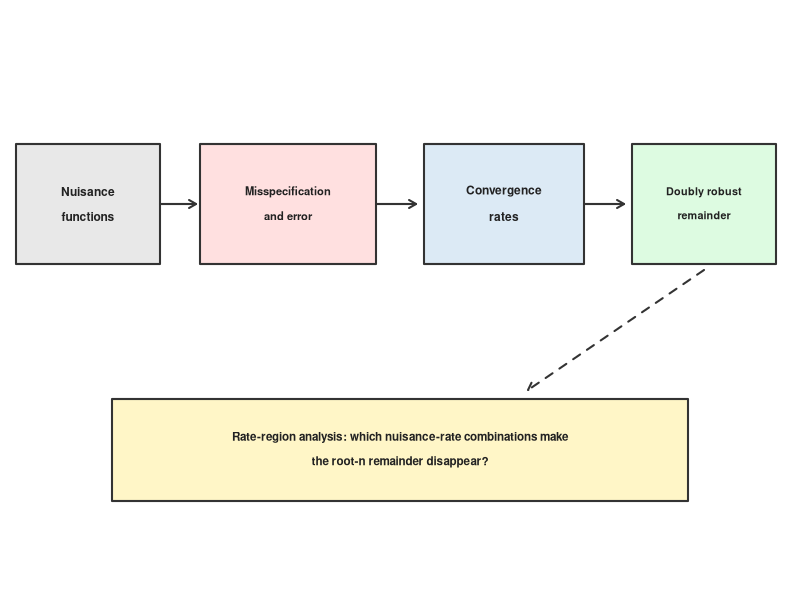
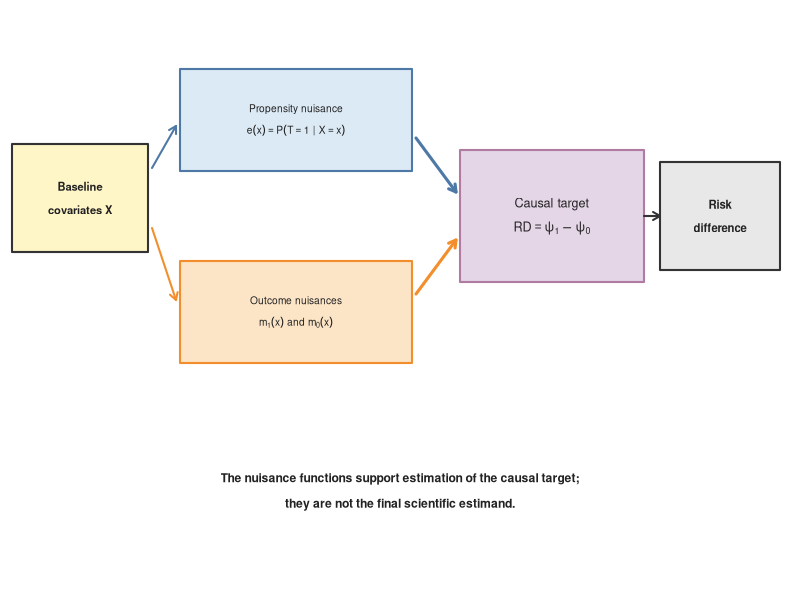
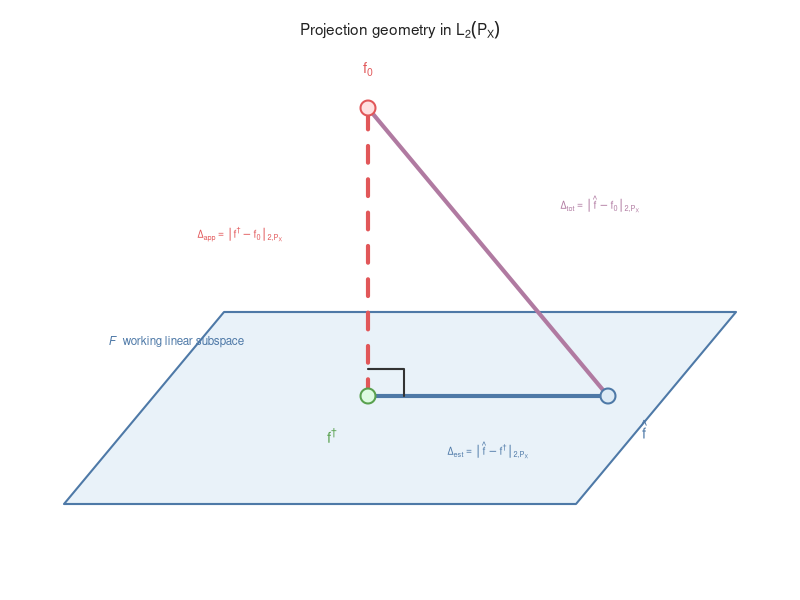
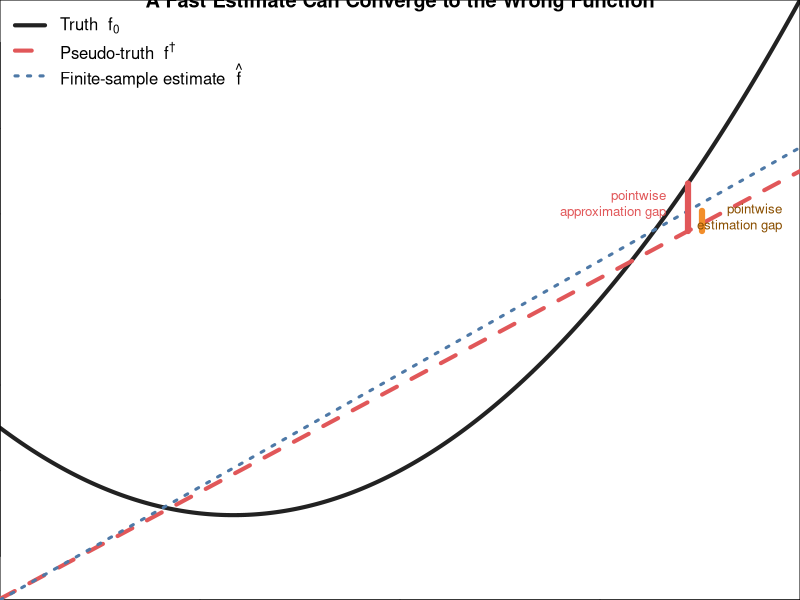
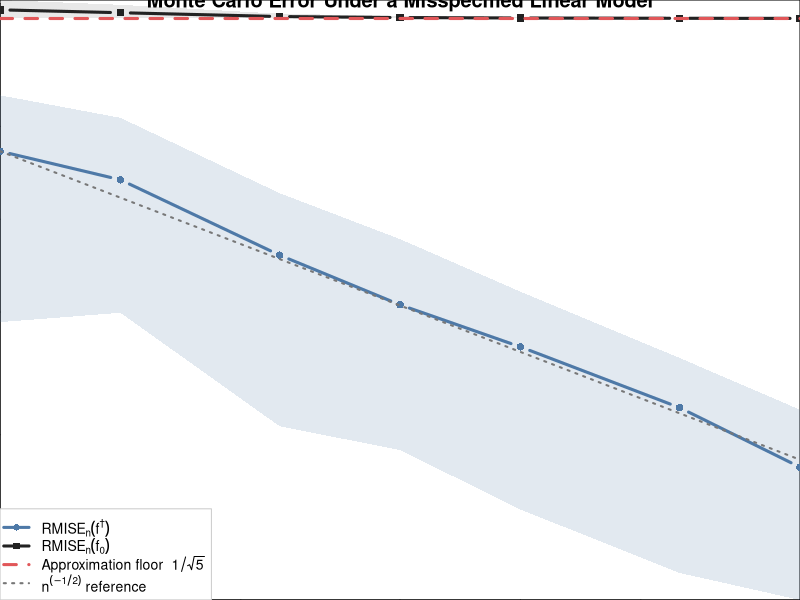
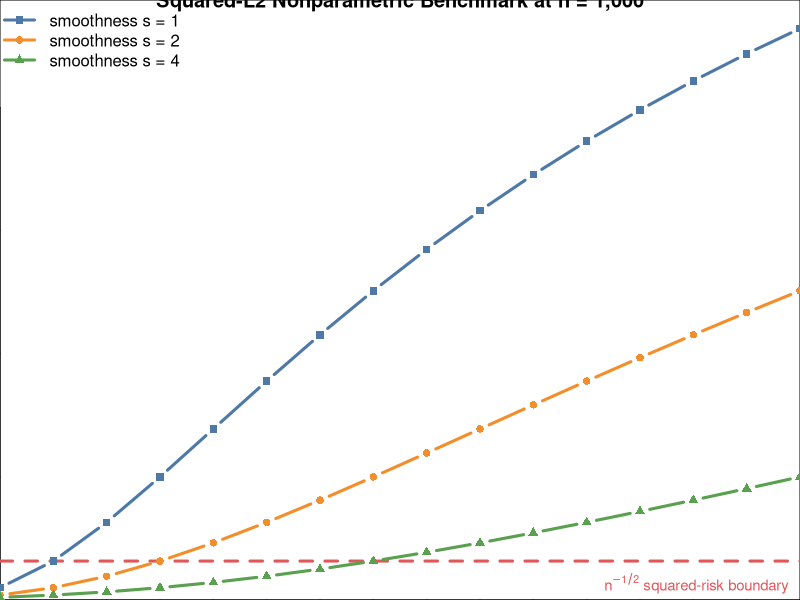
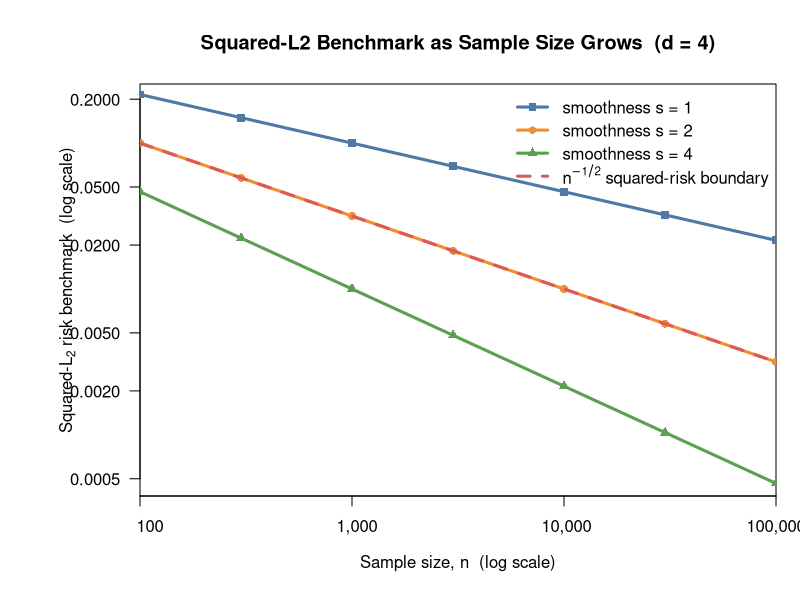
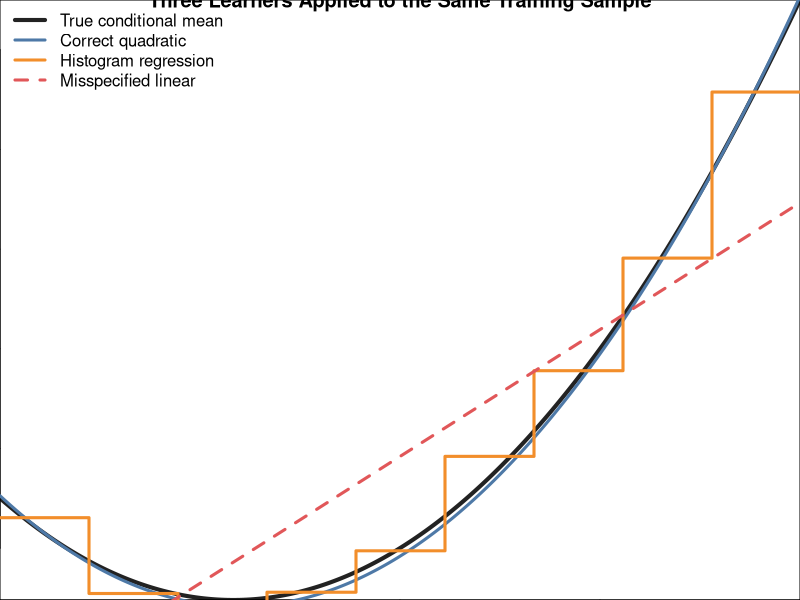

Here is the R script that generated these plots, in order:
## ---- chunk 1
knitr::opts_chunk$set(
  echo = TRUE,
  message = FALSE,
  warning = FALSE,
  fig.align = "center"
)

# Base R plotmath needs a UTF-8 character locale to draw the dagger glyph
# rather than printing its code point literally on Windows.
if (.Platform$OS.type == "windows" &&
    !grepl("utf-?8", Sys.getlocale("LC_CTYPE"), ignore.case = TRUE)) {
  utf8_locale_candidates <- c(
    "English_United States.UTF-8",
    "English_United States.utf8"
  )
  for (candidate in utf8_locale_candidates) {
    locale_result <- suppressWarnings(
      Sys.setlocale("LC_CTYPE", candidate)
    )
    if (is.character(locale_result) && length(locale_result) == 1L &&
        nzchar(locale_result) &&
        grepl("utf-?8", locale_result, ignore.case = TRUE)) {
      break
    }
  }
  if (!grepl("utf-?8", Sys.getlocale("LC_CTYPE"), ignore.case = TRUE)) {
    stop("A UTF-8 LC_CTYPE locale is required to render mathematical dagger labels.")
  }
  rm(candidate, locale_result, utf8_locale_candidates)
}

read_positive_integer <- function(name, default) {
  raw_value <- Sys.getenv(name, unset = as.character(default))
  if (length(raw_value) != 1L ||
      !grepl("^[1-9][0-9]*$", raw_value)) {
    stop(name, " must be a positive integer.")
  }
  value <- suppressWarnings(as.integer(raw_value))
  if (is.na(value)) {
    stop(name, " is too large to represent as an R integer.")
  }
  value
}

rate_simulation_reps <- read_positive_integer(
  "NUISANCE_RATE_SIM_REPS",
  120L
)

set.seed(20260717)
## ---- chunk 2
course_colors <- c(
  propensity = "#4E79A7",
  outcome = "#F28E2B",
  correct = "#59A14F",
  misspecified = "#E15759",
  target = "#B07AA1",
  neutral = "#777777"
)

course_fills <- c(
  propensity = "#DCEAF5",
  outcome = "#FCE4C6",
  correct = "#DDFBE1",
  misspecified = "#FFE0E0",
  target = "#E4D5E7",
  neutral = "#E8E8E8",
  assumption = "#FFF6C7"
)

start_picture <- function() {
  par(mar = c(0, 0, 0, 0), xaxs = "i", yaxs = "i")
  plot.new()
  plot.window(xlim = c(0, 1), ylim = c(0, 1))
}

draw_text <- function(x, y, label, cex = 1, font = 1,
                      col = "#222222") {
  if (inherits(label, "expression") || is.call(label)) {
    text(x, y, labels = label, cex = cex, font = font, col = col)
    return(invisible(NULL))
  }
  lines <- strsplit(label, "\n", fixed = TRUE)[[1]]
  offsets <- seq((length(lines) - 1) / 2, -(length(lines) - 1) / 2) *
    0.058 * cex
  text(
    rep(x, length(lines)), y + offsets,
    labels = lines, cex = cex, font = font, col = col
  )
}

draw_box <- function(x, y, w, h, label, fill = "#FFFFFF",
                     border = "#333333", lwd = 2, lty = 1,
                     cex = 1, font = 1, text_col = "#222222") {
  rect(
    x - w / 2, y - h / 2, x + w / 2, y + h / 2,
    col = fill, border = border, lwd = lwd, lty = lty
  )
  draw_text(x, y, label, cex = cex, font = font, col = text_col)
}

draw_arrow <- function(x0, y0, x1, y1, col = "#333333",
                       lwd = 2, lty = 1) {
  arrows(
    x0, y0, x1, y1,
    length = 0.08, lwd = lwd, col = col, lty = lty
  )
}

inverse_logit <- plogis

validate_probability <- function(p, name = "probability") {
  if (length(p) == 0L || anyNA(p) || any(!is.finite(p)) ||
      any(p <= 0 | p >= 1)) {
    stop(name, " must contain finite values strictly between 0 and 1.")
  }
  invisible(TRUE)
}
## ---- chunk 3
start_picture()

draw_box(
  0.11, 0.66, 0.18, 0.20,
  "Nuisance\nfunctions",
  fill = course_fills["neutral"], cex = 0.72, font = 2
)
draw_box(
  0.36, 0.66, 0.22, 0.20,
  "Misspecification\nand error",
  fill = course_fills["misspecified"], cex = 0.67, font = 2
)
draw_box(
  0.63, 0.66, 0.20, 0.20,
  "Convergence\nrates",
  fill = course_fills["propensity"], cex = 0.72, font = 2
)
draw_box(
  0.88, 0.66, 0.18, 0.20,
  "Doubly robust\nremainder",
  fill = course_fills["correct"], cex = 0.65, font = 2
)

draw_arrow(0.20, 0.66, 0.245, 0.66)
draw_arrow(0.47, 0.66, 0.52, 0.66)
draw_arrow(0.73, 0.66, 0.78, 0.66)

draw_box(
  0.50, 0.25, 0.72, 0.17,
  "Rate-region analysis: which nuisance-rate combinations make\nthe root-n remainder disappear?",
  fill = course_fills["assumption"], cex = 0.70, font = 2
)
draw_arrow(0.88, 0.55, 0.66, 0.35, lty = 2)
## ---- chunk 4
start_picture()

draw_box(
  0.10, 0.67, 0.17, 0.18,
  "Baseline\ncovariates X",
  fill = course_fills["assumption"], cex = 0.67, font = 2
)
draw_box(
  0.37, 0.80, 0.29, 0.17,
  expression(atop(
    "Propensity nuisance",
    e(x) == P(T == 1 ~ "|" ~ X == x)
  )),
  fill = course_fills["propensity"],
  border = course_colors["propensity"], cex = 0.61, font = 2
)
draw_box(
  0.37, 0.48, 0.29, 0.17,
  expression(atop(
    "Outcome nuisances",
    m[1](x) ~ "and" ~ m[0](x)
  )),
  fill = course_fills["outcome"],
  border = course_colors["outcome"], cex = 0.61, font = 2
)
draw_box(
  0.69, 0.64, 0.23, 0.22,
  expression(atop("Causal target", RD == psi[1] - psi[0])),
  fill = course_fills["target"],
  border = course_colors["target"], cex = 0.76, font = 2
)
draw_box(
  0.90, 0.64, 0.15, 0.18,
  "Risk\ndifference",
  fill = course_fills["neutral"], cex = 0.68, font = 2
)

draw_arrow(0.19, 0.72, 0.22, 0.79, col = course_colors["propensity"])
draw_arrow(0.19, 0.62, 0.22, 0.50, col = course_colors["outcome"])
draw_arrow(0.52, 0.77, 0.57, 0.68, col = course_colors["propensity"], lwd = 3)
draw_arrow(0.52, 0.51, 0.57, 0.60, col = course_colors["outcome"], lwd = 3)
draw_arrow(0.805, 0.64, 0.825, 0.64)

draw_text(
  0.50, 0.18,
  "The nuisance functions support estimation of the causal target;\nthey are not the final scientific estimand.",
  cex = 0.73, font = 2
)
## ---- chunk 5
start_picture()

polygon(
  x = c(0.08, 0.72, 0.92, 0.28),
  y = c(0.16, 0.16, 0.48, 0.48),
  col = adjustcolor(course_fills["propensity"], alpha.f = 0.62),
  border = course_colors["propensity"],
  lwd = 2
)

f_dagger_point <- c(0.46, 0.34)
f_hat_point <- c(0.76, 0.34)
f_zero_point <- c(0.46, 0.82)

segments(
  f_zero_point[1], f_zero_point[2],
  f_hat_point[1], f_hat_point[2],
  col = course_colors["target"], lwd = 4
)
segments(
  f_dagger_point[1], f_dagger_point[2],
  f_zero_point[1], f_zero_point[2],
  col = course_colors["misspecified"], lwd = 4, lty = 2
)
segments(
  f_dagger_point[1], f_dagger_point[2],
  f_hat_point[1], f_hat_point[2],
  col = course_colors["propensity"], lwd = 4
)

lines(
  c(f_dagger_point[1], f_dagger_point[1] + 0.045,
    f_dagger_point[1] + 0.045),
  c(f_dagger_point[2] + 0.045, f_dagger_point[2] + 0.045,
    f_dagger_point[2]),
  col = "#333333", lwd = 2
)

points(
  c(f_zero_point[1], f_dagger_point[1], f_hat_point[1]),
  c(f_zero_point[2], f_dagger_point[2], f_hat_point[2]),
  pch = 21, cex = 2.0, lwd = 2,
  bg = c(
    course_fills["misspecified"],
    course_fills["correct"],
    course_fills["propensity"]
  ),
  col = c(
    course_colors["misspecified"],
    course_colors["correct"],
    course_colors["propensity"]
  )
)

draw_text(
  0.50, 0.95,
  expression("Projection geometry in " * L[2](P[X])),
  cex = 0.92, font = 2
)
draw_text(
  0.22, 0.43,
  expression(italic(F) * "  working linear subspace"),
  cex = 0.70, font = 2, col = course_colors["propensity"]
)
draw_text(
  f_zero_point[1], f_zero_point[2] + 0.065,
  expression(f[0]), cex = 0.90, font = 2,
  col = course_colors["misspecified"]
)
draw_text(
  f_dagger_point[1] - 0.045, f_dagger_point[2] - 0.065,
  expression(f^"\u2020"), cex = 0.90, font = 2,
  col = course_colors["correct"]
)
draw_text(
  f_hat_point[1] + 0.045, f_hat_point[2] - 0.055,
  expression(hat(f)), cex = 0.90, font = 2,
  col = course_colors["propensity"]
)

draw_text(
  0.30, 0.61,
  expression(Delta[app] == group("||", f^"\u2020" - f[0], "||")[2 * "," * P[X]]),
  cex = 0.63, font = 2, col = course_colors["misspecified"]
)
draw_text(
  0.61, 0.25,
  expression(Delta[est] == group("||", hat(f) - f^"\u2020", "||")[2 * "," * P[X]]),
  cex = 0.63, font = 2, col = course_colors["propensity"]
)
draw_text(
  0.75, 0.66,
  expression(Delta[tot] == group("||", hat(f) - f[0], "||")[2 * "," * P[X]]),
  cex = 0.63, font = 2, col = course_colors["target"]
)
## ---- chunk 6
set.seed(20260718)
picture_x <- runif(90, -1, 1)
picture_y <- 1 + 1.25 * picture_x + 1.5 * picture_x^2 +
  rnorm(90, sd = 0.70)
picture_fit <- lm(picture_y ~ picture_x)
picture_grid <- seq(-1, 1, length.out = 501)
picture_truth <- 1 + 1.25 * picture_grid + 1.5 * picture_grid^2
picture_pseudo_truth <- 1.5 + 1.25 * picture_grid
picture_estimate <- predict(
  picture_fit,
  newdata = data.frame(picture_x = picture_grid)
)

plot(
  picture_grid, picture_truth,
  type = "l", lwd = 4, col = "#222222",
  xlab = expression("Predictor value, " * x),
  ylab = expression("Conditional function value"),
  main = "A Fast Estimate Can Converge to the Wrong Function",
  xaxs = "i", yaxs = "i",
  ylim = range(c(picture_truth, picture_pseudo_truth, picture_estimate))
)
lines(
  picture_grid, picture_pseudo_truth,
  lwd = 4, lty = 2, col = course_colors["misspecified"]
)
lines(
  picture_grid, picture_estimate,
  lwd = 3, lty = 3, col = course_colors["propensity"]
)

mark_x <- 0.72
truth_at_mark <- 1 + 1.25 * mark_x + 1.5 * mark_x^2
pseudo_at_mark <- 1.5 + 1.25 * mark_x
estimate_at_mark <- predict(
  picture_fit,
  newdata = data.frame(picture_x = mark_x)
)
segments(
  mark_x, pseudo_at_mark, mark_x, truth_at_mark,
  col = course_colors["misspecified"], lwd = 6
)
segments(
  mark_x + 0.035, pseudo_at_mark,
  mark_x + 0.035, estimate_at_mark,
  col = course_colors["outcome"], lwd = 6
)
text(
  mark_x - 0.03,
  (truth_at_mark + pseudo_at_mark) / 2,
  "pointwise\napproximation gap",
  pos = 2, cex = 0.80, col = course_colors["misspecified"]
)
text(
  0.98,
  (estimate_at_mark + pseudo_at_mark) / 2,
  "pointwise\nestimation gap",
  pos = 2, cex = 0.80, col = "#8A4F00"
)
legend(
  "topleft",
  legend = c(
    expression("Truth  " * f[0]),
    expression("Pseudo-truth  " * f^"\u2020"),
    expression("Finite-sample estimate  " * hat(f))
  ),
  col = c(
    "#222222",
    course_colors["misspecified"],
    course_colors["propensity"]
  ),
  lty = c(1, 2, 3), lwd = c(4, 4, 3), bty = "n"
)
## ---- chunk 7
simulate_pseudo_truth_errors <- function(n) {
  x <- runif(n, -1, 1)
  y <- 1 + 1.25 * x + 1.5 * x^2 + rnorm(n, sd = 0.70)
  fit <- lm(y ~ x)
  fitted_coefficients <- unname(coef(fit))

  if (length(fitted_coefficients) != 2L ||
      any(!is.finite(fitted_coefficients))) {
    stop("The misspecified linear fit produced invalid coefficients.")
  }

  estimation_error_squared <-
    (fitted_coefficients[1] - 1.5)^2 +
      (fitted_coefficients[2] - 1.25)^2 / 3
  total_error_squared <- estimation_error_squared + 1 / 5

  c(
    `Estimated intercept` = fitted_coefficients[1],
    `Estimated slope` = fitted_coefficients[2],
    `Estimation error squared` = estimation_error_squared,
    `Total error squared` = total_error_squared
  )
}

set.seed(20260719)
pseudo_truth_sample_sizes <- c(50L, 100L, 250L, 500L, 1000L, 2500L, 5000L)
pseudo_truth_results <- lapply(
  pseudo_truth_sample_sizes,
  function(n) {
    replicate(rate_simulation_reps, simulate_pseudo_truth_errors(n))
  }
)

pseudo_truth_summary <- do.call(
  rbind,
  Map(
    function(n, errors) {
      estimation_error <- sqrt(errors["Estimation error squared", ])
      total_error <- sqrt(errors["Total error squared", ])
      rm_estimation_error <- sqrt(
        mean(errors["Estimation error squared", ])
      )
      rm_total_error <- sqrt(mean(errors["Total error squared", ]))

      data.frame(
        `Sample size` = n,
        `Mean intercept` = mean(errors["Estimated intercept", ]),
        `Mean slope` = mean(errors["Estimated slope", ]),
        `RM error to pseudo-truth` = rm_estimation_error,
        `Scaled RM error` = sqrt(n) * rm_estimation_error,
        `RM error to truth` = rm_total_error,
        `Approximation floor` = 1 / sqrt(5),
        Estimation_q10 = unname(quantile(estimation_error, 0.10)),
        Estimation_q90 = unname(quantile(estimation_error, 0.90)),
        Total_q10 = unname(quantile(total_error, 0.10)),
        Total_q90 = unname(quantile(total_error, 0.90)),
        check.names = FALSE
      )
    },
    pseudo_truth_sample_sizes,
    pseudo_truth_results
  )
)

if (any(!is.finite(as.matrix(pseudo_truth_summary)))) {
  stop("The pseudo-truth simulation produced a non-finite result.")
}

pseudo_truth_display <- pseudo_truth_summary[
  ,
  c(
    "Sample size",
    "Mean intercept",
    "Mean slope",
    "RM error to pseudo-truth",
    "Scaled RM error",
    "RM error to truth",
    "Approximation floor"
  )
]
names(pseudo_truth_display) <- c(
  "$n$",
  "$\\overline{\\hat a}_n$",
  "$\\overline{\\hat b}_n$",
  "$\\operatorname{RMISE}_n(f^\\dagger)$",
  "$\\sqrt n\\,\\operatorname{RMISE}_n(f^\\dagger)$",
  "$\\operatorname{RMISE}_n(f_0)$",
  "$\\Delta_{\\mathrm{app}}$"
)
for (column in names(pseudo_truth_display)[-1]) {
  pseudo_truth_display[[column]] <- sprintf(
    "%.3f",
    pseudo_truth_display[[column]]
  )
}

knitr::kable(
  pseudo_truth_display,
  align = rep("r", ncol(pseudo_truth_display)),
  escape = FALSE
)
## ---- chunk 8
estimation_color <- course_colors["propensity"]
total_error_color <- "#222222"
approximation_color <- course_colors["misspecified"]

plot(
  pseudo_truth_summary$`Sample size`,
  pseudo_truth_summary$`RM error to truth`,
  type = "n", log = "xy",
  ylim = range(
    pseudo_truth_summary$Estimation_q10,
    pseudo_truth_summary$Total_q90,
    pseudo_truth_summary$`Approximation floor`
  ),
  xlab = expression("Sample size, " * n),
  ylab = expression("Root " * L[2](P[X]) * " error"),
  main = "Monte Carlo Error Under a Misspecified Linear Model"
)

polygon(
  c(
    pseudo_truth_summary$`Sample size`,
    rev(pseudo_truth_summary$`Sample size`)
  ),
  c(
    pseudo_truth_summary$Estimation_q10,
    rev(pseudo_truth_summary$Estimation_q90)
  ),
  col = adjustcolor(estimation_color, alpha.f = 0.16),
  border = NA
)
polygon(
  c(
    pseudo_truth_summary$`Sample size`,
    rev(pseudo_truth_summary$`Sample size`)
  ),
  c(
    pseudo_truth_summary$Total_q10,
    rev(pseudo_truth_summary$Total_q90)
  ),
  col = adjustcolor(total_error_color, alpha.f = 0.10),
  border = NA
)

lines(
  pseudo_truth_summary$`Sample size`,
  pseudo_truth_summary$`RM error to pseudo-truth`,
  type = "b", lwd = 3, pch = 16, col = estimation_color
)
lines(
  pseudo_truth_summary$`Sample size`,
  pseudo_truth_summary$`RM error to truth`,
  type = "b", lwd = 3, pch = 15, col = total_error_color
)
abline(
  h = 1 / sqrt(5),
  lwd = 3, lty = 2, col = approximation_color
)

root_n_reference <-
  pseudo_truth_summary$`RM error to pseudo-truth`[1] *
  (pseudo_truth_summary$`Sample size` /
    pseudo_truth_summary$`Sample size`[1])^(-1 / 2)
lines(
  pseudo_truth_summary$`Sample size`,
  root_n_reference,
  lwd = 2, lty = 3, col = "#777777"
)

legend(
  "bottomleft",
  legend = c(
    expression(plain("RMISE")[n](f^"\u2020")),
    expression(plain("RMISE")[n](f[0])),
    expression("Approximation floor  " * 1 / sqrt(5)),
    expression(n^(-1 / 2) * " reference")
  ),
  col = c(
    estimation_color,
    total_error_color,
    approximation_color,
    "#777777"
  ),
  lty = c(1, 1, 2, 3),
  pch = c(16, 15, NA, NA),
  lwd = c(3, 3, 3, 2),
  cex = 0.84,
  bg = adjustcolor("white", alpha.f = 0.92),
  box.col = "#CCCCCC",
  bty = "o"
)
## ---- chunk 9
dimension_grid <- 1:16
smoothness_values <- c(1, 2, 4)
rate_palette <- c("#4E79A7", "#F28E2B", "#59A14F")
rate_plot_n <- 1000L
rate_matrix <- vapply(
  smoothness_values,
  function(s) {
    rate_plot_n^(-2 * s / (2 * s + dimension_grid))
  },
  numeric(length(dimension_grid))
)
dr_squared_boundary <- rate_plot_n^(-1 / 2)

plot(
  dimension_grid,
  rate_matrix[, 1],
  type = "n",
  ylim = c(0, 1.05 * max(rate_matrix)),
  xlab = expression("Number of continuous predictors, " * d),
  ylab = expression("Squared-" * L[2] * " risk  " * n^(-2 * s / (2 * s + d))),
  main = paste0(
    "Squared-L2 Nonparametric Benchmark at n = ",
    format(rate_plot_n, big.mark = ",")
  ),
  xaxt = "n"
)
axis(1, at = dimension_grid)
abline(
  h = dr_squared_boundary,
  lty = 2, lwd = 3, col = course_colors["misspecified"]
)

for (j in seq_along(smoothness_values)) {
  lines(
    dimension_grid,
    rate_matrix[, j],
    type = "b", pch = 14 + j, lwd = 3,
    col = rate_palette[j]
  )
}

text(
  15.8, dr_squared_boundary - 0.010,
  expression(n^{-1/2} * " squared-risk boundary"),
  adj = c(1, 1), col = course_colors["misspecified"], cex = 0.90
)
legend(
  "topleft",
  legend = paste("smoothness s =", smoothness_values),
  col = rate_palette, pch = 15:17, lwd = 3, bty = "n"
)
## ---- chunk 10
old_par <- par(mar = c(5.2, 7.0, 4.2, 1.2))
sample_size_grid <- 10^seq(2, 5, length.out = 241L)
sample_size_marks <- c(100, 300, 1000, 3000, 10000, 30000, 100000)
sample_size_ticks <- c(100, 1000, 10000, 100000)
sample_size_y_ticks <- c(0.20, 0.05, 0.02, 0.005, 0.002, 0.0005)
fixed_dimension <- 4L

sample_size_rate_matrix <- vapply(
  smoothness_values,
  function(s) {
    sample_size_grid^(-2 * s / (2 * s + fixed_dimension))
  },
  numeric(length(sample_size_grid))
)
sample_size_boundary <- sample_size_grid^(-1 / 2)

plot(
  sample_size_grid,
  sample_size_rate_matrix[, 1],
  type = "n", log = "xy",
  ylim = range(sample_size_rate_matrix) * c(0.82, 1.18),
  xaxt = "n", yaxt = "n",
  xlab = expression("Sample size, " * n * "  (log scale)"),
  ylab = expression("Squared-" * L[2] * " risk benchmark  (log scale)"),
  main = paste0(
    "Squared-L2 Benchmark as Sample Size Grows  (d = ",
    fixed_dimension, ")"
  )
)
axis(
  1,
  at = sample_size_ticks,
  labels = format(sample_size_ticks, big.mark = ",", scientific = FALSE)
)
axis(
  2,
  at = sample_size_y_ticks,
  labels = format(sample_size_y_ticks, trim = TRUE, scientific = FALSE),
  las = 1
)

for (j in seq_along(smoothness_values)) {
  lines(
    sample_size_grid,
    sample_size_rate_matrix[, j],
    lwd = 3, col = rate_palette[j]
  )
  points(
    sample_size_marks,
    sample_size_marks^(
      -2 * smoothness_values[j] /
        (2 * smoothness_values[j] + fixed_dimension)
    ),
    pch = 14 + j, cex = 1.05, col = rate_palette[j]
  )
}

lines(
  sample_size_grid,
  sample_size_boundary,
  lwd = 3, lty = 2, col = course_colors["misspecified"]
)

legend(
  "topright",
  legend = c(
    paste("smoothness s =", smoothness_values),
    expression(n^{-1/2} * " squared-risk boundary")
  ),
  col = c(rate_palette, course_colors["misspecified"]),
  pch = c(15:17, NA),
  lty = c(1, 1, 1, 2),
  lwd = 3,
  bty = "n"
)
par(old_par)
## ---- chunk 11
truth_regression <- function(x) {
  1 + 1.25 * x + 1.50 * x^2
}

histogram_predict <- function(x, y, new_x, bins) {
  breaks <- seq(-1, 1, length.out = bins + 1L)
  training_bin <- findInterval(x, breaks, all.inside = TRUE)
  evaluation_bin <- findInterval(new_x, breaks, all.inside = TRUE)

  bin_mean <- tapply(y, training_bin, mean)
  prediction <- as.numeric(bin_mean[as.character(evaluation_bin)])
  prediction[!is.finite(prediction)] <- mean(y)
  prediction
}

simulate_rate_once <- function(n, evaluation_x) {
  x <- runif(n, -1, 1)
  y <- truth_regression(x) + rnorm(n, sd = 0.70)
  truth <- truth_regression(evaluation_x)

  correct_fit <- lm(y ~ x + I(x^2))
  misspecified_fit <- lm(y ~ x)

  correct_prediction <- predict(
    correct_fit,
    newdata = data.frame(x = evaluation_x)
  )
  misspecified_prediction <- predict(
    misspecified_fit,
    newdata = data.frame(x = evaluation_x)
  )
  histogram_prediction <- histogram_predict(
    x = x,
    y = y,
    new_x = evaluation_x,
    bins = max(2L, as.integer(round(n^(1 / 3))))
  )

  c(
    `Correct quadratic` = sqrt(
      mean((correct_prediction - truth)^2)
    ),
    `Histogram regression` = sqrt(
      mean((histogram_prediction - truth)^2)
    ),
    `Misspecified linear` = sqrt(
      mean((misspecified_prediction - truth)^2)
    )
  )
}

set.seed(20260719)
rate_sample_sizes <- c(200L, 400L, 800L, 1600L, 3200L, 6400L)
rate_evaluation_size <- 801L
rate_evaluation_x <- -1 +
  2 * (seq_len(rate_evaluation_size) - 0.5) / rate_evaluation_size
rate_method_names <- c(
  "Correct quadratic",
  "Histogram regression",
  "Misspecified linear"
)

rate_errors <- array(
  NA_real_,
  dim = c(
    length(rate_sample_sizes),
    rate_simulation_reps,
    length(rate_method_names)
  ),
  dimnames = list(
    n = rate_sample_sizes,
    replicate = seq_len(rate_simulation_reps),
    method = rate_method_names
  )
)

for (sample_index in seq_along(rate_sample_sizes)) {
  for (replicate_index in seq_len(rate_simulation_reps)) {
    rate_errors[sample_index, replicate_index, ] <-
      simulate_rate_once(
        n = rate_sample_sizes[sample_index],
        evaluation_x = rate_evaluation_x
      )
  }
}

if (any(!is.finite(rate_errors)) || any(rate_errors <= 0)) {
  stop("The rate simulation produced an invalid function error.")
}

rate_mean <- apply(rate_errors, c(1, 3), mean)
rate_lower <- apply(
  rate_errors,
  c(1, 3),
  quantile,
  probs = 0.10,
  names = FALSE
)
rate_upper <- apply(
  rate_errors,
  c(1, 3),
  quantile,
  probs = 0.90,
  names = FALSE
)

rate_slope <- vapply(
  rate_method_names,
  function(method) {
    unname(
      coef(
        lm(log(rate_mean[, method]) ~ log(rate_sample_sizes))
      )[2]
    )
  },
  numeric(1)
)

rate_slope_table <- data.frame(
  Method = rate_method_names,
  `Expected asymptotic slope` = c(-0.50, -1 / 3, 0),
  `Fitted simulation slope` = unname(round(rate_slope, 3)),
  check.names = FALSE,
  row.names = NULL
)

knitr::kable(
  rate_slope_table,
  align = c("l", "r", "r"),
  row.names = FALSE
)
## ---- chunk 12
set.seed(20260720)
realized_n <- 800L
realized_x <- runif(realized_n, -1, 1)
realized_y <- truth_regression(realized_x) + rnorm(realized_n, sd = 0.70)
realized_grid <- seq(-1, 1, length.out = 801L)

realized_correct_fit <- lm(realized_y ~ realized_x + I(realized_x^2))
realized_wrong_fit <- lm(realized_y ~ realized_x)
realized_correct <- predict(
  realized_correct_fit,
  newdata = data.frame(realized_x = realized_grid)
)
realized_wrong <- predict(
  realized_wrong_fit,
  newdata = data.frame(realized_x = realized_grid)
)
realized_histogram <- histogram_predict(
  x = realized_x,
  y = realized_y,
  new_x = realized_grid,
  bins = max(2L, as.integer(round(realized_n^(1 / 3))))
)

plot(
  realized_grid,
  truth_regression(realized_grid),
  type = "l", lwd = 4, col = "#222222",
  xlab = expression("Predictor value, " * x),
  ylab = expression("Estimated conditional mean"),
  main = "Three Learners Applied to the Same Training Sample"
)
lines(
  realized_grid, realized_correct,
  lwd = 3, col = course_colors["propensity"]
)
lines(
  realized_grid, realized_histogram,
  lwd = 3, col = course_colors["outcome"], type = "s"
)
lines(
  realized_grid, realized_wrong,
  lwd = 3, lty = 2, col = course_colors["misspecified"]
)
legend(
  "topleft",
  legend = c(
    "True conditional mean",
    "Correct quadratic",
    "Histogram regression",
    "Misspecified linear"
  ),
  col = c(
    "#222222",
    course_colors["propensity"],
    course_colors["outcome"],
    course_colors["misspecified"]
  ),
  lty = c(1, 1, 1, 2), lwd = c(4, 3, 3, 3), bty = "n"
)
## ---- chunk 13
rate_plot_colors <- c(
  `Correct quadratic` = unname(course_colors["propensity"]),
  `Histogram regression` = unname(course_colors["outcome"]),
  `Misspecified linear` = unname(course_colors["misspecified"])
)
rate_plot_pch <- c(
  `Correct quadratic` = 16,
  `Histogram regression` = 17,
  `Misspecified linear` = 15
)

plot(
  rate_sample_sizes,
  rate_mean[, 1],
  type = "n", log = "xy",
  ylim = c(
    0.90 * min(rate_lower),
    2.20 * max(rate_upper)
  ),
  xlab = expression("Training sample size, " * n * "  (log scale)"),
  ylab = expression("Root " * L[2](P[X]) * " function error  (log scale)"),
  main = "Correct Parametric, Nonparametric, and Misspecified Rates"
)

for (method in rate_method_names) {
  polygon(
    c(rate_sample_sizes, rev(rate_sample_sizes)),
    c(rate_lower[, method], rev(rate_upper[, method])),
    border = NA,
    col = grDevices::adjustcolor(rate_plot_colors[method], alpha.f = 0.13)
  )
  lines(
    rate_sample_sizes,
    rate_mean[, method],
    type = "b", lwd = 3, pch = rate_plot_pch[method],
    col = rate_plot_colors[method]
  )
}

legend(
  "topright",
  legend = paste0(
    rate_method_names,
    "  (slope ",
    sprintf("%.2f", rate_slope[rate_method_names]),
    ")"
  ),
  col = rate_plot_colors[rate_method_names],
  pch = rate_plot_pch[rate_method_names],
  lwd = 3, bty = "n"
)
## ---- chunk 14
start_picture()

draw_box(
  0.50, 0.88, 0.62, 0.12,
  "Second-order remainder = product of nuisance errors",
  fill = course_fills["neutral"], cex = 0.71, font = 2
)
draw_box(
  0.20, 0.61, 0.29, 0.19,
  expression(atop(
    "Propensity error",
    r[e*","*n]
  )),
  fill = course_fills["propensity"],
  border = course_colors["propensity"], cex = 0.67, font = 2
)
draw_box(
  0.50, 0.61, 0.08, 0.19,
  "x",
  fill = "#FFFFFF", cex = 1.10, font = 2
)
draw_box(
  0.80, 0.61, 0.29, 0.19,
  expression(atop("Outcome error", r[m*","*n])),
  fill = course_fills["outcome"],
  border = course_colors["outcome"], cex = 0.67, font = 2
)

draw_arrow(0.31, 0.51, 0.44, 0.36, col = course_colors["propensity"])
draw_arrow(0.69, 0.51, 0.56, 0.36, col = course_colors["outcome"])

draw_box(
  0.50, 0.29, 0.35, 0.16,
  expression(atop(
    "Population drift",
    B[P](hat(eta))
  )),
  fill = course_fills["misspecified"], cex = 0.68, font = 2
)
draw_text(
  0.50, 0.08,
  "Orthogonality removes the first-order sum;\nthe leading drift is a product.",
  cex = 0.70, font = 2
)
## ---- chunk 15
old_par <- par(pty = "s")
plot(
  NA,
  xlim = c(0, 0.60), ylim = c(0, 0.60),
  xlab = expression("Propensity exponent  " * alpha[e]),
  ylab = expression("Outcome exponent  " * alpha[m]),
  main = "Which Nuisance-Rate Pairs Make the Root-n Drift Vanish?",
  asp = 1
)
polygon(
  c(0, 0.50, 0), c(0, 0, 0.50),
  col = course_fills["misspecified"], border = NA
)
polygon(
  c(0, 0, 0.60, 0.60, 0.50),
  c(0.50, 0.60, 0.60, 0, 0),
  col = course_fills["correct"], border = NA
)
segments(
  0, 0.50, 0.50, 0,
  lwd = 4, lty = 2, col = course_colors["misspecified"]
)

points(0.30, 0.30, pch = 16, cex = 1.7, col = course_colors["correct"])
points(0.25, 0.25, pch = 17, cex = 1.7, col = "#8A4F00")
points(0.20, 0.20, pch = 15, cex = 1.7, col = course_colors["misspecified"])
points(0.50, 0.10, pch = 18, cex = 1.9, col = course_colors["propensity"])

text(
  0.43, 0.47,
  expression(atop("product is", o[p](n^{-1/2}))),
  cex = 0.87, font = 2
)
text(0.14, 0.08, "too slow", cex = 0.90, font = 2)
text(0.15, 0.39, "boundary", cex = 0.82, col = "#8A4F00")
text(0.37, 0.34, "0.30 + 0.30", pos = 4, cex = 0.78)
text(0.50, 0.10, "0.50 + 0.10", pos = 3, cex = 0.78)
box()
par(old_par)
## ---- chunk 16
start_picture()

fold_y <- c(0.76, 0.50, 0.24)
for (k in 1:3) {
  draw_text(0.06, fold_y[k], paste0("Fold ", k), cex = 0.68, font = 2)

  for (block in 1:3) {
    x <- c(0.20, 0.36, 0.52)[block]
    is_evaluation <- block == k
    draw_box(
      x, fold_y[k], 0.14, 0.14,
      if (is_evaluation) "Evaluate" else "Train",
      fill = if (is_evaluation) {
        course_fills["outcome"]
      } else {
        course_fills["propensity"]
      },
      border = if (is_evaluation) {
        course_colors["outcome"]
      } else {
        course_colors["propensity"]
      },
      cex = 0.58, font = 2
    )
  }

  draw_arrow(0.60, fold_y[k], 0.68, fold_y[k])
  draw_box(
    0.77, fold_y[k], 0.17, 0.14,
    paste0("Held-out\nscore ", k),
    fill = course_fills["correct"], cex = 0.56, font = 2
  )
}

draw_arrow(0.86, 0.76, 0.92, 0.57)
draw_arrow(0.86, 0.50, 0.92, 0.50)
draw_arrow(0.86, 0.24, 0.92, 0.43)
draw_box(
  0.94, 0.50, 0.10, 0.25,
  "Average\nall scores",
  fill = course_fills["target"], cex = 0.55, font = 2
)
